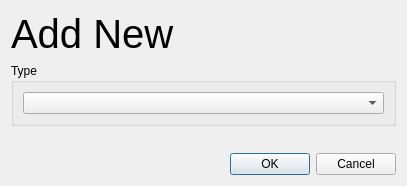
<?xml version="1.0" encoding="UTF-8"?>
<ui version="4.0">
 <class>newItemForm</class>
 <widget class="QWidget" name="newItemForm">
  <property name="geometry">
   <rect>
    <x>0</x>
    <y>0</y>
    <width>407</width>
    <height>186</height>
   </rect>
  </property>
  <property name="sizePolicy">
   <sizepolicy hsizetype="Expanding" vsizetype="Expanding">
    <horstretch>1</horstretch>
    <verstretch>1</verstretch>
   </sizepolicy>
  </property>
  <property name="windowTitle">
   <string>Form</string>
  </property>
  <layout class="QVBoxLayout" name="mainFormLayout">
   <item>
    <widget class="QLabel" name="addNewFormTitle">
     <property name="font">
      <font>
       <pointsize>30</pointsize>
      </font>
     </property>
     <property name="text">
      <string>Add New </string>
     </property>
    </widget>
   </item>
   <item>
    <widget class="QGroupBox" name="typeInput">
     <property name="title">
      <string>Type</string>
     </property>
     <layout class="QHBoxLayout" name="horizontalLayout">
      <item>
       <widget class="QComboBox" name="selectTypeOptions"/>
      </item>
     </layout>
    </widget>
   </item>
   <item alignment="Qt::AlignBottom">
    <widget class="QFrame" name="inputArea">
     <property name="sizePolicy">
      <sizepolicy hsizetype="Expanding" vsizetype="Expanding">
       <horstretch>1</horstretch>
       <verstretch>1</verstretch>
      </sizepolicy>
     </property>
     <property name="frameShape">
      <enum>QFrame::NoFrame</enum>
     </property>
     <property name="frameShadow">
      <enum>QFrame::Plain</enum>
     </property>
     <layout class="QVBoxLayout" name="verticalLayout">
      <property name="spacing">
       <number>0</number>
      </property>
      <property name="leftMargin">
       <number>0</number>
      </property>
      <property name="topMargin">
       <number>0</number>
      </property>
      <property name="rightMargin">
       <number>0</number>
      </property>
      <property name="bottomMargin">
       <number>0</number>
      </property>
      <item>
       <widget class="QFrame" name="saveCancelContainer">
        <property name="frameShape">
         <enum>QFrame::NoFrame</enum>
        </property>
        <property name="frameShadow">
         <enum>QFrame::Plain</enum>
        </property>
        <layout class="QHBoxLayout" name="horizontalLayout_5">
         <property name="spacing">
          <number>9</number>
         </property>
         <property name="leftMargin">
          <number>0</number>
         </property>
         <property name="topMargin">
          <number>0</number>
         </property>
         <property name="rightMargin">
          <number>0</number>
         </property>
         <property name="bottomMargin">
          <number>0</number>
         </property>
         <item>
          <widget class="QDialogButtonBox" name="buttonBox">
           <property name="standardButtons">
            <set>QDialogButtonBox::Cancel|QDialogButtonBox::Ok</set>
           </property>
          </widget>
         </item>
        </layout>
       </widget>
      </item>
     </layout>
    </widget>
   </item>
  </layout>
 </widget>
 <resources/>
 <connections/>
</ui>
